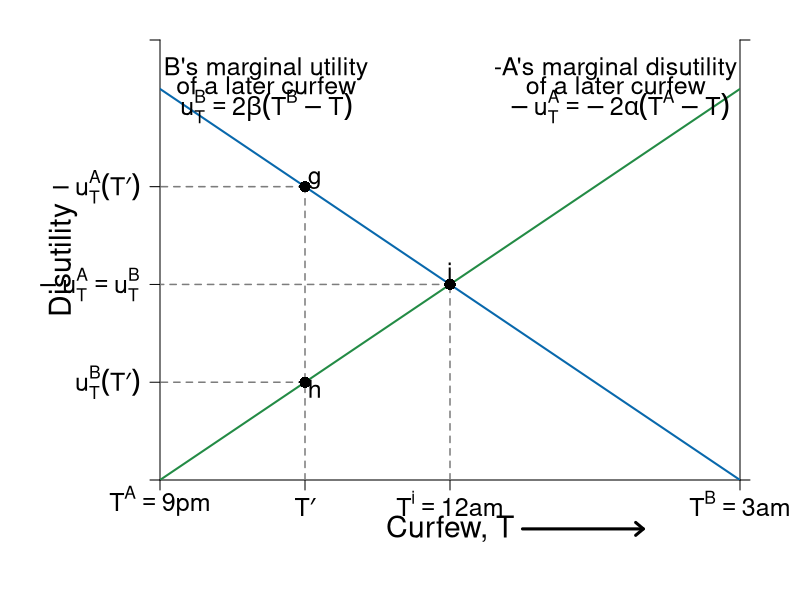

The R source for this figure:
#Graph Designer: Simon Halliday, Scott Cohn
#Authors: Bowles and Halliday
#Title: Coordination, Conflict and Competition: A Text in Microeconomics

library(shape)
pdf(file = "what_can_markets_do/curfew_bargaining_initial.pdf", width = 10, height = 8)

# Set parameters for graphics
axislabelsize <- 1.8
labelsize <- 1.5
namesize <- 1.8
annotatesize <- 1.5
graphlinewidth <- 2
segmentlinewidth <- 1.5

COL <- c("#7fc97f", "#beaed4", "#fdc086", "#ffff99", "#386cb0", "#f0027f", "#bf5b17", "#666666")
COLA <- c("#e0f3db", "#99d8c9","#66c2a4","#41ae76", "#238b45", "#005824")
COLB <- c("#c6dbef", "#4eb3d3", "#2b8cbe", "#0868ac","#084081")
COLC <- c("#fcfbfd", "#efedf5", "#dadaeb", "#bcbddc", "#9e9ac8", "#807dba", "#6a51a3", "#54278f", "#3f007d")
grays <- gray.colors(25, start = 1, end = 0, alpha = 1)

#Edited the margins to cater for the larger LHS labels
par(mar =  c(6, 8, 2, 3))

#proportion of wealth functions

MUb <- function(x, beta = 1/2, Tb = 9){
  2*beta*(Tb - x)
}

MUa <- function(x, alpha = 1/2, Ta = 3){
  -2*alpha*(Ta - x)
}


#Add limits on axes and levels of utility for each function 
ylims <- c(0, 6.75)
xlims <- c(3, 9)

npts <- 501 
x <- seq(xlims[1], xlims[2], length.out = npts)
y <- seq(ylims[1], ylims[2], length.out = npts) 

plot(0, 0, xlim = xlims, ylim = ylims, type = "n",
     xlab = expression(paste("")),
     ylab = expression(paste("")), 
     xaxt = "n", 
     yaxt = "n", 
     cex.lab = axislabelsize, 
     bty = "n", 
     xaxs = "i", 
     yaxs = "i"
)

#x and y limits with plain axes without ticks/numbers to match previous graph; y axes on both sides

ticksx <- c(3, 6, 4.5, 9)
xlabels <- c(expression(paste(T^A == 9*p*m)), expression(paste(T^i == 12*a*m)), expression(paste(T*minute)), expression(paste(T^B  == 3*a*m)))
ticksy <- c(0, MUa(x = 7.5), MUa(x = 6), MUb(x = 7.5), ylims[2])

ylabels <- c(NA, expression(paste(-u[T]^A*(T*minute))), expression(paste(-u[T]^A == u[T]^B)), expression(paste(u[T]^B*(T*minute))), NA)
ticksy2 <- c(ylims[1], ylims[2])
ylabels2 <- seq(from = 0, to = ylims[2], by = 10)
axis(1, at = ticksx,  pos = 0, labels = xlabels, cex.axis = labelsize)
axis(2, at = ticksy,  pos = 3, labels = ylabels, las = 1, cex.axis = labelsize)
axis(4, at = ticksy2, pos = 9, labels = FALSE, las = 1, cex.axis = labelsize)


#Disutility polygon
#xrent <- c(3, 6, 9, 3)
#yrent <- c(MUa(3), MUa(6), MUb(9), MUa(3))
#polygon(xrent, yrent, col = COL[4], density = NULL, border = NA)


npts <- 503 
xx1 <- seq(xlims[1], xlims[2], length.out = npts)
xx2 <- seq(0, xlims[2], length.out = npts)
xx3 <- seq(xlims[1], 0, length.out = npts)
xx4 <- seq(-11, 0, length.out = npts)
xx5 <- seq(xlims[1], 0.75*xlims[2], length.out = npts)

#Axis labels and draw linear utility functions
text(6, -0.75, expression(paste("Curfew, T")), xpd = TRUE, cex = axislabelsize, srt = 0) 
#text(, side = 1, line = 2, cex = axislabelsize)
text(xlims[1] - 1, 0.5*ylims[2], expression(paste("Disutility")), xpd = TRUE, cex = axislabelsize, srt = 90) 

lines(xx1, MUb(xx1), col = COLB[4], lwd = graphlinewidth)
lines(xx1, MUa(xx1), col = COLA[5], lwd = graphlinewidth)
#lines(xx5, MUa(xx5, alpha = 3/4), col = COLA[5], lwd = segmentlinewidth, lty = 2)
#lines(xx1, MUb(xx1, beta = 1/4), col = COLB[4], lwd = segmentlinewidth, lty = 2)

#Label points on line

text(6, MUa(6) + 0.2, expression(paste(i)), cex = labelsize)
segments(6, 0, 6, MUa(6), lty = 2, col = grays[20], lwd = segmentlinewidth)
segments(0, MUa(6), 6, MUa(6), lty = 2, col = grays[20], lwd = segmentlinewidth)
points(6, MUa(6), pch = 16, col = "black", cex = 1.5)

text(4.5 + 0.1, MUa(7.5) + 0.1, expression(paste(g)), cex = labelsize)
segments(4.5, MUb(7.5), 0, MUb(7.5), lty = 2, col = grays[20], lwd = segmentlinewidth)
segments(4.5, MUa(7.5), 0, MUa(7.5), lty = 2, col = grays[20], lwd = segmentlinewidth)
segments(4.5, 0, 4.5, MUa(7.5), lty = 2, col = grays[20], lwd = segmentlinewidth)
points(4.5, MUb(7.5), pch = 16, col = "black", cex = 1.5)

text(4.5 + 0.1, MUb(7.5) - 0.1, expression(paste(h)), cex = labelsize)
points(4.5, MUa(7.5), pch = 16, col = "black", cex = 1.5)

# text(4.5, MUb(4.5, beta = 1/4)  + 0.2, expression(paste(j)), cex = labelsize)
# points(4.5, MUa(4.5, alpha = 3/4), pch = 16, col = "black", cex = 1.5)


#Label relevant points on axes

#text(20, -.9, expression(paste("x*")), xpd = TRUE, cex = labelsize)
#text(33, -.9, expression(paste("a"[x])), xpd = TRUE, cex = labelsize)

#text(-2, 33, expression(paste(-u[x]^B*(x*minute))),  xpd = TRUE, cex = labelsize)
#text(-2, 7, expression(paste(u[x]^A*(x*minute))),  xpd = TRUE, cex = labelsize)

text(4.1, 6.3, expression(paste("B's marginal utility")), xpd = TRUE, cex = labelsize)
text(4.1, 6.05, expression(paste("of a later curfew")), xpd = TRUE, cex = labelsize)
text(4.1, 5.73, expression(paste(u[T]^B == 2*beta*(T^B - T))), xpd = TRUE, cex = labelsize)
#text(4, 5.5, expression(paste(beta == frac(1,2))), xpd = TRUE, cex = labelsize)
#text(3.8, 2.2, expression(paste(beta == frac(1,4))), xpd = TRUE, cex = labelsize)


text(7.75, 6.3, expression(paste("-A's marginal disutility ")),  xpd = TRUE, cex = labelsize)
text(7.75, 6.05, expression(paste("of a later curfew ")),  xpd = TRUE, cex = labelsize)
text(7.75, 5.73, expression(paste(-u[T]^A == -2*alpha*(T^A - T))),  xpd = TRUE, cex = labelsize)
#text(7.75, 5.5, expression(paste(alpha == frac(1,2))), xpd = TRUE, cex = labelsize)
#text(6.9, 5.5, expression(paste(alpha == frac(3,4))), xpd = TRUE, cex = labelsize)

#Axis arrow
arrows(6.75, -0.75, 8, -0.75, xpd = TRUE, length=0.1,angle=40,lwd=3)


dev.off()
